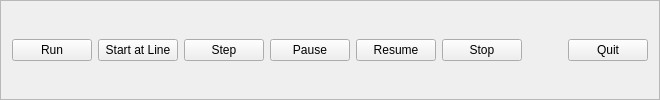
     <widget class="QFrame" name="frame">
      <property name="frameShape">
       <enum>QFrame::StyledPanel</enum>
      </property>
      <property name="frameShadow">
       <enum>QFrame::Raised</enum>
      </property>
      <layout class="QGridLayout" name="gridLayout">
       <item row="0" column="6">
        <spacer name="horizontalSpacer">
         <property name="orientation">
          <enum>Qt::Horizontal</enum>
         </property>
         <property name="sizeHint" stdset="0">
          <size>
           <width>40</width>
           <height>20</height>
          </size>
         </property>
        </spacer>
       </item>
       <item row="0" column="5">
        <widget class="QPushButton" name="stop_pb">
         <property name="text">
          <string>Stop</string>
         </property>
        </widget>
       </item>
       <item row="0" column="0">
        <widget class="QPushButton" name="run_pb">
         <property name="text">
          <string>Run</string>
         </property>
        </widget>
       </item>
       <item row="0" column="1">
        <widget class="QPushButton" name="run_from_line_pb">
         <property name="text">
          <string>Start at Line</string>
         </property>
        </widget>
       </item>
       <item row="0" column="2">
        <widget class="QPushButton" name="step_pb">
         <property name="text">
          <string>Step</string>
         </property>
        </widget>
       </item>
       <item row="0" column="4">
        <widget class="QPushButton" name="resume_pb">
         <property name="text">
          <string>Resume</string>
         </property>
        </widget>
       </item>
       <item row="0" column="3">
        <widget class="QPushButton" name="pause_pb">
         <property name="text">
          <string>Pause</string>
         </property>
        </widget>
       </item>
       <item row="0" column="7">
        <widget class="QPushButton" name="quit_pb">
         <property name="text">
          <string>Quit</string>
         </property>
        </widget>
       </item>
      </layout>
     </widget>
